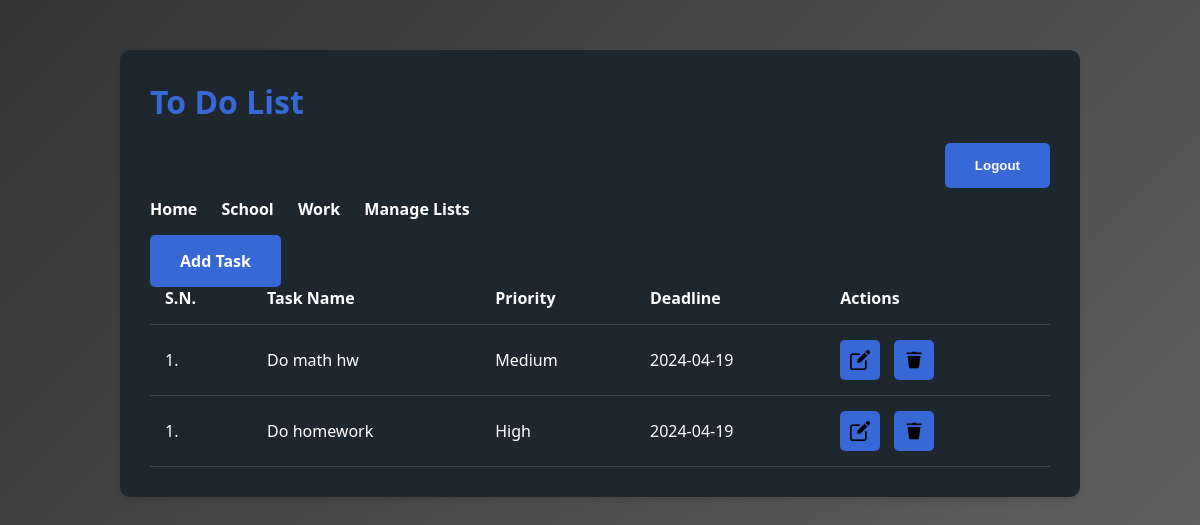
The app's page /list-task.php?listid=1 with its own data.
### tables this page shows
CREATE TABLE `listtbls` (
  `listid` int(10) UNSIGNED NOT NULL,
  `listname` varchar(50) NOT NULL,
  `listdesc` varchar(150) DEFAULT NULL
);

CREATE TABLE `tasktbl` (
  `task_id` int(10) UNSIGNED NOT NULL,
  `task_name` varchar(150) NOT NULL,
  `task_description` text NOT NULL,
  `listid` int(11) NOT NULL,
  `priority` varchar(10) NOT NULL,
  `deadline` date NOT NULL
);

### list-task.php (the view, shortened to what this page needs)
<?php
$listid_url = $_GET['listid'];
?>
<html>
<head>
    <link rel="stylesheet" href="<?php echo SITEURL; ?>style.css" />
</head>
<body>
<div class="wrapper">
    <h1>To Do List</h1>
    <form method="post" style="text-align: right;">
        <button type="submit" name="logout">Logout</button>
    </form>
    <div class="menu">
        <a href="<?php echo SITEURL; ?>">Home</a>
        <?php
		$conn = mysqli_connect(LOCALHOST, DBUSER, DBPASS, DB_NAME) or die("Couldn't connect");
        $sql2 = "SELECT * FROM listtbls";
        $res2 = mysqli_query($conn, $sql2);
        if($res2) {
            while($row2 = mysqli_fetch_assoc($res2)) {
                $listid = $row2['listid'];
                $listname = $row2['listname'];
                ?>
                <a href="<?php echo SITEURL; ?>list-task<?php echo USER_SUFFIX; ?>.php?listid=<?php echo $listid; ?>"><?php echo $listname; ?></a>
                <?php
            }
        }
        ?>
        <a href="<?php echo SITEURL; ?>manage-list.php">Manage Lists</a>
    </div>
    <div class="all-task">
        <a class="btn-primary" href="<?php echo SITEURL; ?>add-task.php">Add Task</a>
        <table class="tbl-full">
            <tr>
                <th>S.N.</th>
                <th>Task Name</th>
                <th>Priority</th>
                <th>Deadline</th>
                <th>Actions</th>
            </tr>
            <?php
            $sql = "SELECT * FROM tasktbl WHERE listid=$listid_url";
            $res = mysqli_query($conn, $sql);
            if($res) {
                $count_rows = mysqli_num_rows($res);
                if($count_rows > 0) {
                    while($row = mysqli_fetch_assoc($res)) {
                        $task_id = $row['task_id'];
                        $task_name = $row['task_name'];
                        $priority = $row['priority'];
                        $deadline = $row['deadline'];
                        ?>
                        <tr>
                            <td>1. </td>
                            <td><?php echo $task_name; ?></td>
                            <td><?php echo $priority; ?></td>
                            <td><?php echo $deadline; ?></td>
                            <td>
                            <a class="action-button" href="<?php echo SITEURL; ?>update-task.php?task_id=<?php echo $task_id; ?>">
    <img src="update_icon.png" alt="Update">
</a>
<a class="action-button" href="<?php echo SITEURL; ?>delete-task.php?task_id=<?php echo $task_id; ?>">
    <img src="delete_icon.png" alt="Delete">
</a>
                            </td>
                        </tr>
                        <?php
                    }
                }
                else {
                    ?>
                    <tr>
                        <td colspan="5">No Tasks added on this list.</td>
                    </tr>
                    <?php
                }
            }
            ?>
        </table>
    </div>
</div>
</body>
</html>

### style.css (style rules this page uses)
* { margin: 0; padding: 0; box-sizing: border-box; }
body { font-family: 'Segoe UI', Tahoma, Geneva, Verdana, sans-serif; background: linear-gradient(135deg, #333333, #666666); color: #fff; margin: 0; padding: 0; }
.wrapper { width: 80%; margin: 50px auto; padding: 30px; border-radius: 10px; box-shadow: 0 4px 6px rgba(0, 0, 0, 0.1); background: #1e272e; }
h1 { color: #3867d6; margin-bottom: 20px; }
.menu { margin-bottom: 30px; }
.menu a { font-weight: bold; margin-right: 20px; color: #fff; text-decoration: none; transition: color 0.3s ease; }
.btn-primary, .btn-secondary, button[type="submit"] { background-color: #3867d6; padding: 15px 30px; font-weight: bold; text-decoration: none; color: #fff; border: none; border-radius: 5px; cursor: pointer; transition: background-color 0.3s ease; margin-bottom: 10px; }
table { width: 100%; border-collapse: collapse; }
table tr th, table tr td { padding: 15px; text-align: left; border-bottom: 1px solid #444; }
.action-button { display: inline-block; background-color: #3867d6; padding: 10px; border-radius: 5px; text-decoration: none; color: #fff; margin-right: 10px; transition: background-color 0.3s ease; }
.action-button img { width: 20px; height: 20px; vertical-align: middle; }

### records on screen
listtbls: listname "School"
listtbls: listname "Work"
tasktbl: task_name "Do math hw", priority "Medium", deadline "2024-04-19"
tasktbl: task_name "Do homework", priority "High", deadline "2024-04-19"
